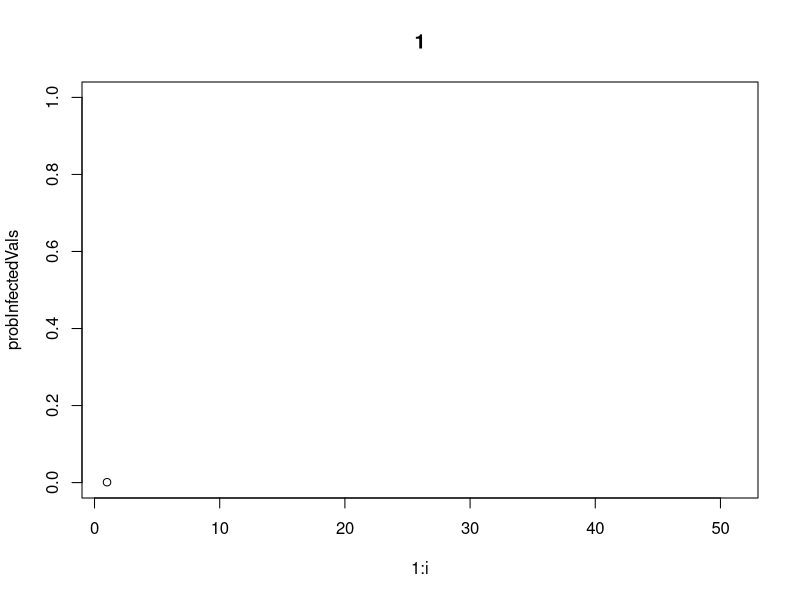
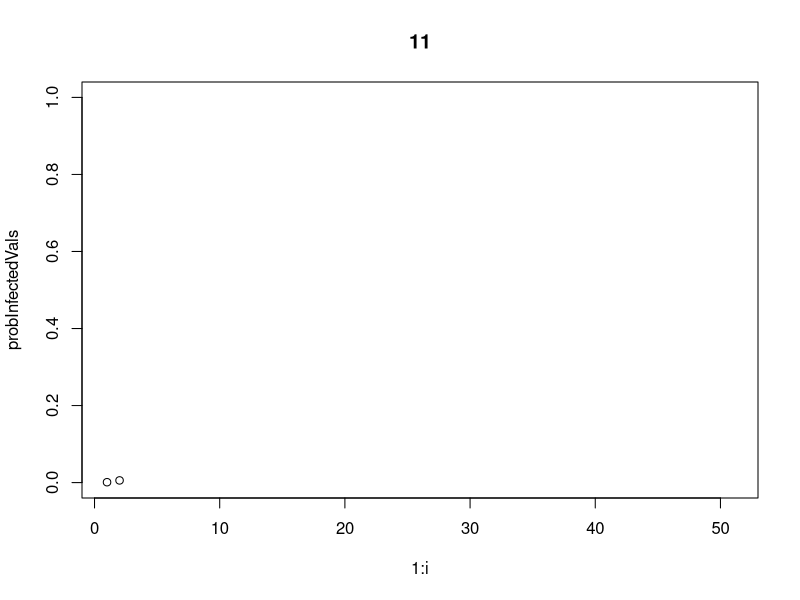
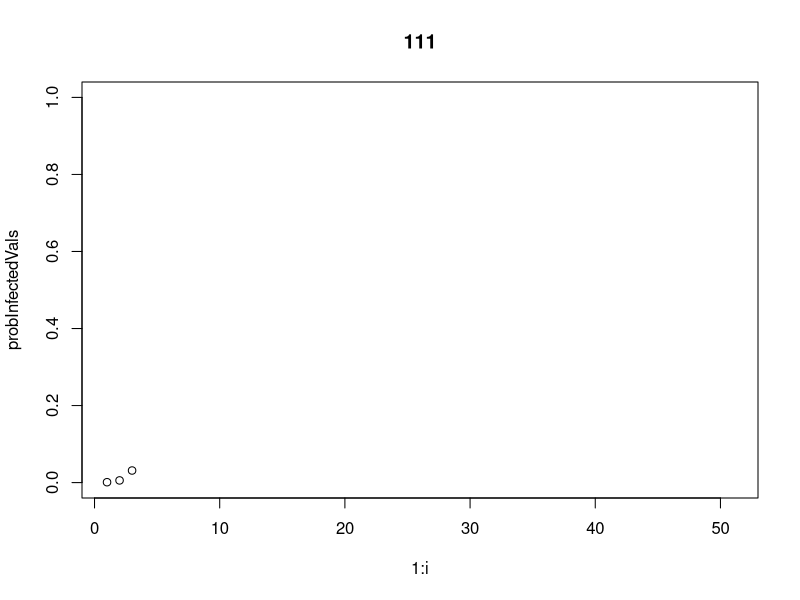
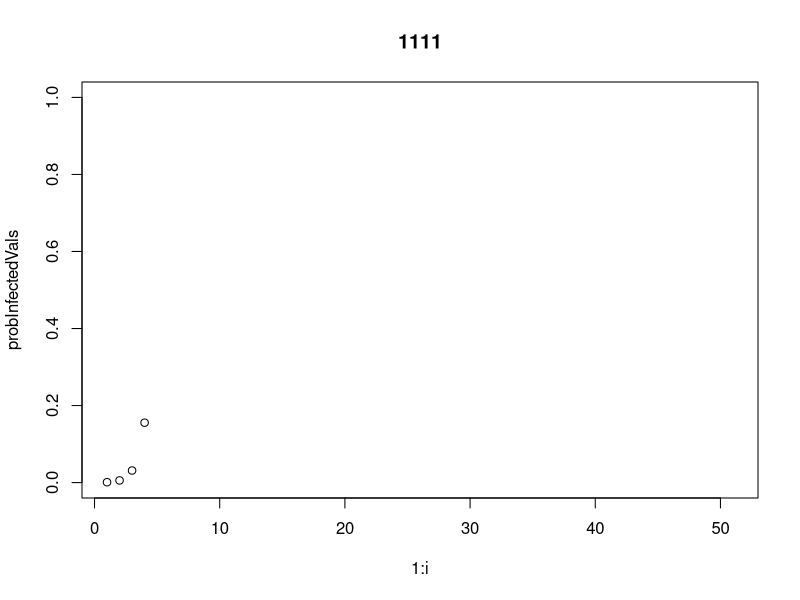
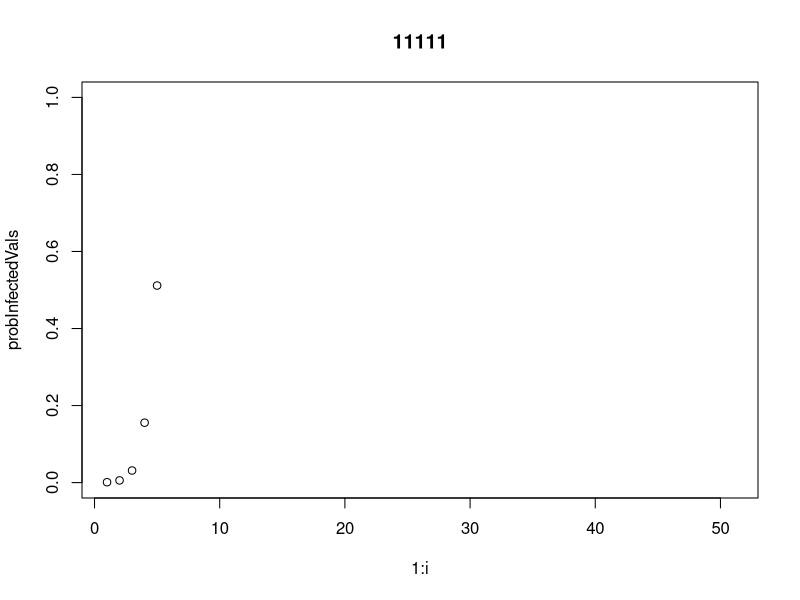
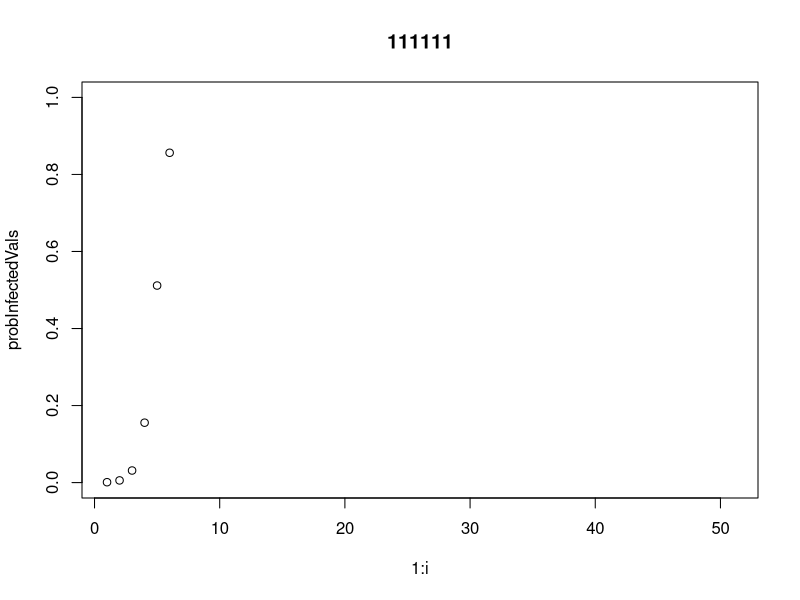
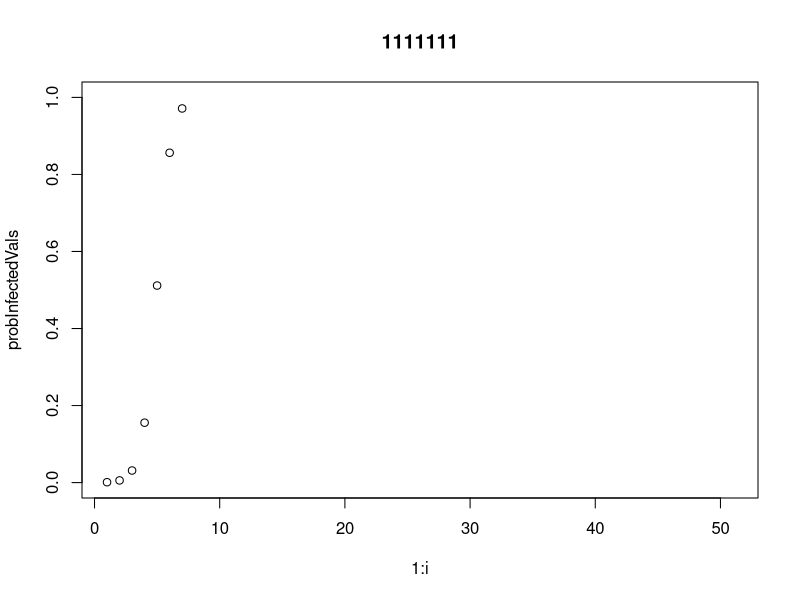
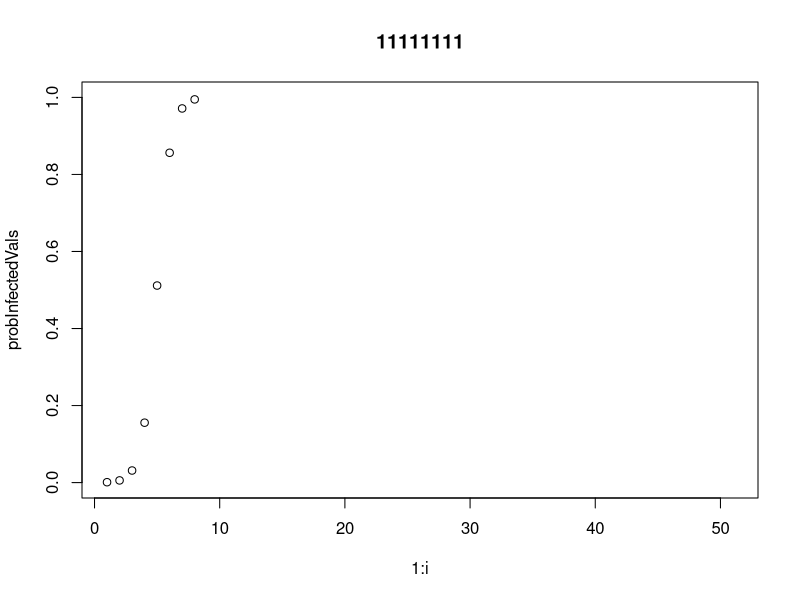

Write R code to recreate these figures, in order.
#probability of having the disease
#(+|-)
prior <- c(.001,.999)

#likelihood(+|-)
infected <- c(.91,.09)
notInfected <- c(.16,.84)


###how many times it needs to be ran?
getData <-  function(likelihood, numPoints)
{
  d <- vector(mode="integer",length=numPoints)
  for(i in 1:numPoints)
  {
      if(runif(1) <= likelihood[1])
      {
        d[i] <- 1
      }
      else
      {
        d[i] <- 2
      }
      
  }
  return(d)
}  

#getData(infected,50)

data <- getData(infected,50)
probInfectedVals <-  vector()
x <- 0
y <- 0
titleStr <- ""
for(i in 1:length(data))
{
  
  probInfectedVals[i] <- prior[1]
  marginal <- prior[1] * infected[data[i]] + prior[2]*notInfected[data[i]]
  
  prior[1] <- prior[1] * infected[data[i]] / marginal
  prior[2] <- prior[2] * notInfected[data[i]] / marginal
  
  titleStr <-  paste(titleStr, data[i], sep="")
  
  
  
  plot(1:i, probInfectedVals, main=titleStr, ylim=c(0,1), xlim=c(1,length(data)+1))
 
}
######################################################part 2
probTruePositive <- .96
probFalsePositive <- .95


# p(positive) , p(negative)
likelihoodGivenCylon <- c( 0.96, 0.04)
likelihoodGivenNotCylon<- c(0.05,.95)

getDataFromLikelihood <- function( likelihood, numPoints) 
{
  d <- vector(mode="integer", length=numPoints);
  
  for( i in 1:numPoints ) 
  {
    if( runif(1) <= likelihood[2] )
    {
      d[i] <- 1;
    }
    else
    {
      d[i] <- 2;
    }
    
  }
  
  return(d)
}

numTests <- 1:20
numSimulationsPerCycle <- 10000
data <- getDataFromLikelihood( likelihoodGivenNotCylon, 2)

averagePosteriorValue <- c(length=length(numTests))
estimatedPower<- c(length=length(numTests))

for( i in numTests ) 
{
  posteriorValues <- c(length=numSimulationsPerCycle)
  
  for( j in 1:numSimulationsPerCycle  ) 
  {
    # reset our prior each time 
    probCylon <-  c(.001,.999)
    
    data <- getDataFromLikelihood( likelihoodGivenNotCylon, numTests[i])
    
    for( k in 1:length(data))
    {
      denom <- probCylon[1] * likelihoodGivenCylon[data[i]] + probCylon[2] * likelihoodGivenNotCylon[data[k]];
      
      probCylon[1] = probCylon[1] * likelihoodGivenCylon[data[k]] / denom;
      probCylon[2] = probCylon[2] * likelihoodGivenNotCylon[data[k]] / denom;
    }
    
    posteriorValues[j] = probCylon[1]	
  }
  
  averagePosteriorValue[i] = mean(posteriorValues)
  estimatedPower[i] <- sum(posteriorValues >= 1-0.0001  ) / numSimulationsPerCycle 
}


plot(numTests, log10(1-averagePosteriorValue))
lines( numTests, rep(log10(.05),length(numTests)),col="red")


plot( numTests, estimatedPower)

